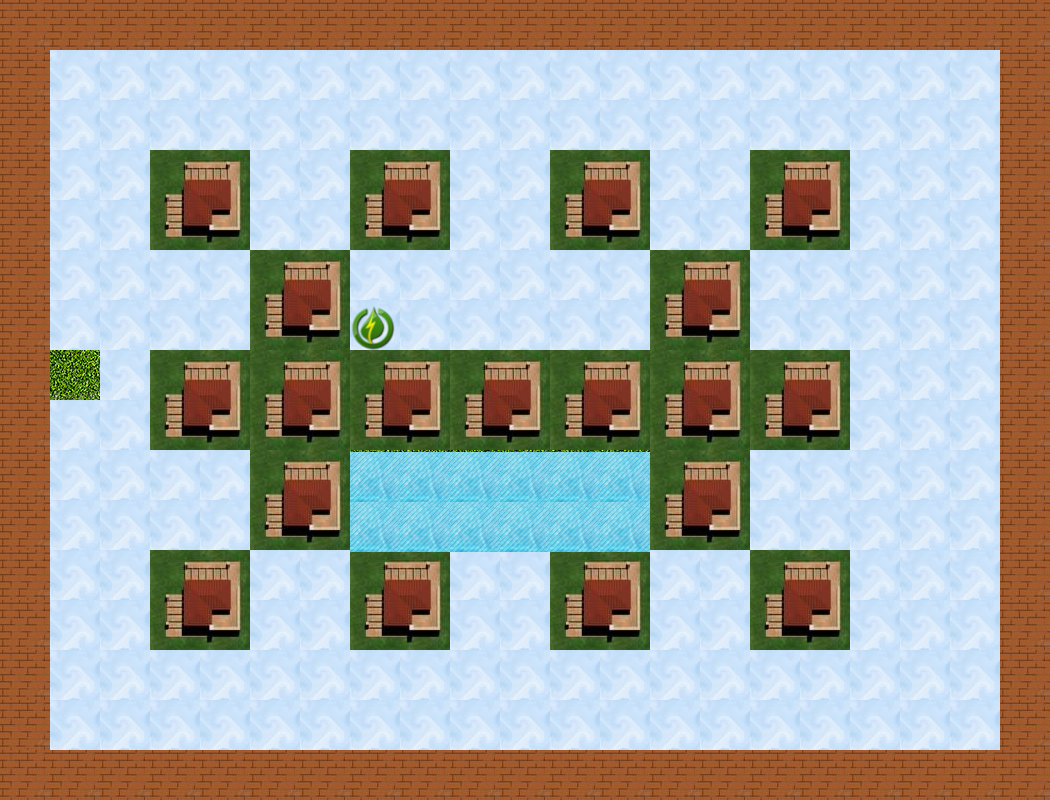

This is a level from a 2D game, rendered from its Tiled map with the project's own tilesets. A one-line summary and the map file follow, with tile-layer data summarised:
An orthogonal 21x16 tile map with 50x50 px tiles, 6 tile layers (Street, Snow, Border, Building, ...), 6 tilesets and 1 object (SpawnPoint).

<map version="1.0" orientation="orthogonal" width="21" height="16" tilewidth="50" tileheight="50">
 <tileset firstgid="1" name="grassTexture" tilewidth="50" tileheight="50">
  <image source="grassTexture.jpg" width="590" height="590" />
 </tileset>
 <tileset firstgid="122" name="3" tilewidth="50" tileheight="50" spacing="1" margin="1">
  <image source="3.jpg" width="128" height="128" />
  <tile id="1">
   <properties>
    <property name="Collectable" value="True" />
   </properties>
  </tile>
 </tileset>
 <tileset firstgid="126" name="wall2" tilewidth="50" tileheight="50" spacing="1" margin="1">
  <image source="wall2.jpg" width="100" height="100" />
  <tile id="0">
   <properties>
    <property name="Collidable" value="True" />
   </properties>
  </tile>
 </tileset>
 <tileset firstgid="127" name="h1" tilewidth="50" tileheight="50">
  <image source="h1.jpg" width="111" height="100" />
  <tile id="0">
   <properties>
    <property name="Collidable" value="True" />
   </properties>
  </tile>
  <tile id="1">
   <properties>
    <property name="Collidable" value="True" />
   </properties>
  </tile>
  <tile id="2">
   <properties>
    <property name="Collidable" value="True" />
   </properties>
  </tile>
  <tile id="3">
   <properties>
    <property name="Collidable" value="True" />
   </properties>
  </tile>
 </tileset>
 <tileset firstgid="131" name="dark-blue" tilewidth="50" tileheight="50">
  <tileoffset x="0" y="2" />
  <image source="dark-blue.jpg" width="800" height="600" />
  <tile id="0">
   <properties>
    <property name="collectible2x" value="True" />
   </properties>
  </tile>
 </tileset>
 <tileset firstgid="323" name="powerup12" tilewidth="45" tileheight="45">
  <image source="powerup12.png" width="45" height="45" />
 </tileset>
 <layer name="Street" width="21" height="16">
  <data>[336 cells, 336 non-empty, 12 distinct tile ids]</data>
 </layer>
 <layer name="Snow" width="21" height="16">
  <data>[336 cells, 323 non-empty, 1 distinct tile ids]</data>
 </layer>
 <layer name="Border" width="21" height="16">
  <data>[336 cells, 70 non-empty, 1 distinct tile ids]</data>
 </layer>
 <layer name="Building" width="21" height="16">
  <data>[336 cells, 76 non-empty, 4 distinct tile ids]</data>
 </layer>
 <layer name="power_blue" width="21" height="16">
  <data>[336 cells, 1 non-empty, 1 distinct tile ids]</data>
 </layer>
 <layer name="DarkBlueTiles" width="21" height="16">
  <data>[336 cells, 12 non-empty, 1 distinct tile ids]</data>
 </layer>
 <objectgroup name="Objects" width="21" height="16">
  <object name="SpawnPoint" x="58" y="361" width="32" height="35" />
 </objectgroup>
</map>
